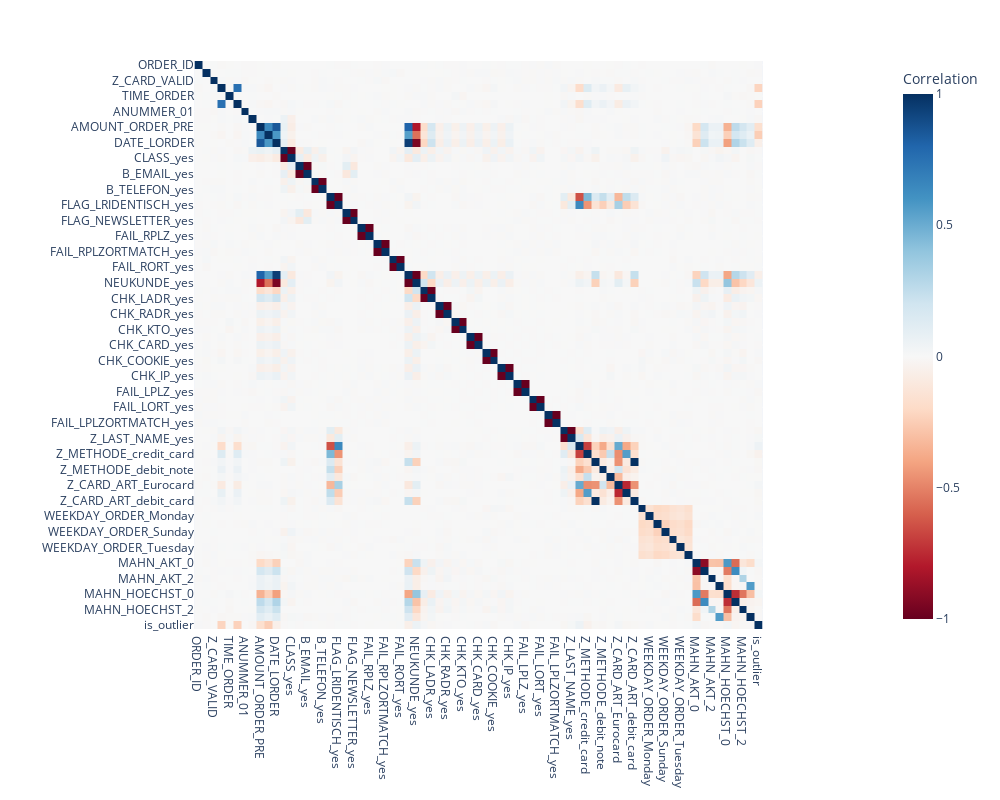

The cell this chart's notebook holds for it:
### Code cell
corr_matrix = data.corr()

print("Correlation Matrix:")
print(corr_matrix)
import plotly.express as px
import numpy as np
fig = px.imshow(corr_matrix,
                labels=dict(color="Correlation"),
                x=corr_matrix.columns,
                y=corr_matrix.columns,
                color_continuous_scale="RdBu",
                zmin=-1, zmax=1)
fig.update_layout(width=1000, height=800)
 
fig.show()

### Figure 1 — Plotly figure (JSON) as saved in the notebook; plotly's stock layout.template omitted (floating-point values rounded to 4 significant figures; data arrays with more than 128 entries replaced by an {"elided": "..."} marker saying what was removed)
{"data": [{"coloraxis": "coloraxis", "hovertemplate": "x: %{x}<br>y: %{y}<br>Correlation: %{z}<extra></extra>", "name": "0", "type": "heatmap", "x": ["ORDER_ID", "B_BIRTHDATE", "Z_CARD_VALID", "VALUE_ORDER", "TIME_ORDER", "AMOUNT_ORDER", "ANUMMER_01", "SESSION_TIME", "AMOUNT_ORDER_PRE", "VALUE_ORDER_PRE", "DATE_LORDER", "CLASS_no", "CLASS_yes", "B_EMAIL_no", "B_EMAIL_yes", "B_TELEFON_no", "B_TELEFON_yes", "FLAG_LRIDENTISCH_no", "FLAG_LRIDENTISCH_yes", "FLAG_NEWSLETTER_no", "FLAG_NEWSLETTER_yes", "FAIL_RPLZ_no", "FAIL_RPLZ_yes", "FAIL_RPLZORTMATCH_no", "FAIL_RPLZORTMATCH_yes", "FAIL_RORT_no", "FAIL_RORT_yes", "NEUKUNDE_no", "NEUKUNDE_yes", "CHK_LADR_no", "CHK_LADR_yes", "CHK_RADR_no", "CHK_RADR_yes", "CHK_KTO_no", "CHK_KTO_yes", "CHK_CARD_no", "CHK_CARD_yes", "CHK_COOKIE_no", "CHK_COOKIE_yes", "CHK_IP_no", "CHK_IP_yes", "FAIL_LPLZ_no", "FAIL_LPLZ_yes", "FAIL_LORT_no", "FAIL_LORT_yes", "FAIL_LPLZORTMATCH_no", "FAIL_LPLZORTMATCH_yes", "FAIL_LPLZ_no", "FAIL_LPLZ_yes", "Z_LAST_NAME_no", "Z_LAST_NAME_yes", "Z_METHODE_check", "Z_METHODE_credit_card", "Z_METHODE_debit_card", "Z_METHODE_debit_note", "Z_CARD_ART_Amex", "Z_CARD_ART_Eurocard", "Z_CARD_ART_Visa", "Z_CARD_ART_debit_card", "WEEKDAY_ORDER_Friday", "WEEKDAY_ORDER_Monday", "WEEKDAY_ORDER_Saturday", "WEEKDAY_ORDER_Sunday", "WEEKDAY_ORDER_Thursday", "WEEKDAY_ORDER_Tuesday", "WEEKDAY_ORDER_Wednesday", "MAHN_AKT_0", "MAHN_AKT_1", "MAHN_AKT_2", "MAHN_AKT_3", "MAHN_HOECHST_0", "MAHN_HOECHST_1", "MAHN_HOECHST_2", "MAHN_HOECHST_3", "is_outlier"], "xaxis": "x", "y": ["ORDER_ID", "B_BIRTHDATE", "Z_CARD_VALID", "VALUE_ORDER", "TIME_ORDER", "AMOUNT_ORDER", "ANUMMER_01", "SESSION_TIME", "AMOUNT_ORDER_PRE", "VALUE_ORDER_PRE", "DATE_LORDER", "CLASS_no", "CLASS_yes", "B_EMAIL_no", "B_EMAIL_yes", "B_TELEFON_no", "B_TELEFON_yes", "FLAG_LRIDENTISCH_no", "FLAG_LRIDENTISCH_yes", "FLAG_NEWSLETTER_no", "FLAG_NEWSLETTER_yes", "FAIL_RPLZ_no", "FAIL_RPLZ_yes", "FAIL_RPLZORTMATCH_no", "FAIL_RPLZORTMATCH_yes", "FAIL_RORT_no", "FAIL_RORT_yes", "NEUKUNDE_no", "NEUKUNDE_yes", "CHK_LADR_no", "CHK_LADR_yes", "CHK_RADR_no", "CHK_RADR_yes", "CHK_KTO_no", "CHK_KTO_yes", "CHK_CARD_no", "CHK_CARD_yes", "CHK_COOKIE_no", "CHK_COOKIE_yes", "CHK_IP_no", "CHK_IP_yes", "FAIL_LPLZ_no", "FAIL_LPLZ_yes", "FAIL_LORT_no", "FAIL_LORT_yes", "FAIL_LPLZORTMATCH_no", "FAIL_LPLZORTMATCH_yes", "FAIL_LPLZ_no", "FAIL_LPLZ_yes", "Z_LAST_NAME_no", "Z_LAST_NAME_yes", "Z_METHODE_check", "Z_METHODE_credit_card", "Z_METHODE_debit_card", "Z_METHODE_debit_note", "Z_CARD_ART_Amex", "Z_CARD_ART_Eurocard", "Z_CARD_ART_Visa", "Z_CARD_ART_debit_card", "WEEKDAY_ORDER_Friday", "WEEKDAY_ORDER_Monday", "WEEKDAY_ORDER_Saturday", "WEEKDAY_ORDER_Sunday", "WEEKDAY_ORDER_Thursday", "WEEKDAY_ORDER_Tuesday", "WEEKDAY_ORDER_Wednesday", "MAHN_AKT_0", "MAHN_AKT_1", "MAHN_AKT_2", "MAHN_AKT_3", "MAHN_HOECHST_0", "MAHN_HOECHST_1", "MAHN_HOECHST_2", "MAHN_HOECHST_3", "is_outlier"], "yaxis": "y", "z": {"elided": "75x75 float values"}}], "layout": {"coloraxis": {"cmax": 1, "cmin": -1, "colorbar": {"title": {"text": "Correlation"}}, "colorscale": [[0, "rgb(103,0,31)"], [0.1, "rgb(178,24,43)"], [0.2, "rgb(214,96,77)"], [0.3, "rgb(244,165,130)"], [0.4, "rgb(253,219,199)"], [0.5, "rgb(247,247,247)"], [0.6, "rgb(209,229,240)"], [0.7, "rgb(146,197,222)"], [0.8, "rgb(67,147,195)"], [0.9, "rgb(33,102,172)"], [1, "rgb(5,48,97)"]]}, "height": 800, "margin": {"t": 60}, "width": 1000, "xaxis": {"anchor": "y", "constrain": "domain", "domain": [0, 1], "scaleanchor": "y"}, "yaxis": {"anchor": "x", "autorange": "reversed", "constrain": "domain", "domain": [0, 1]}}}
